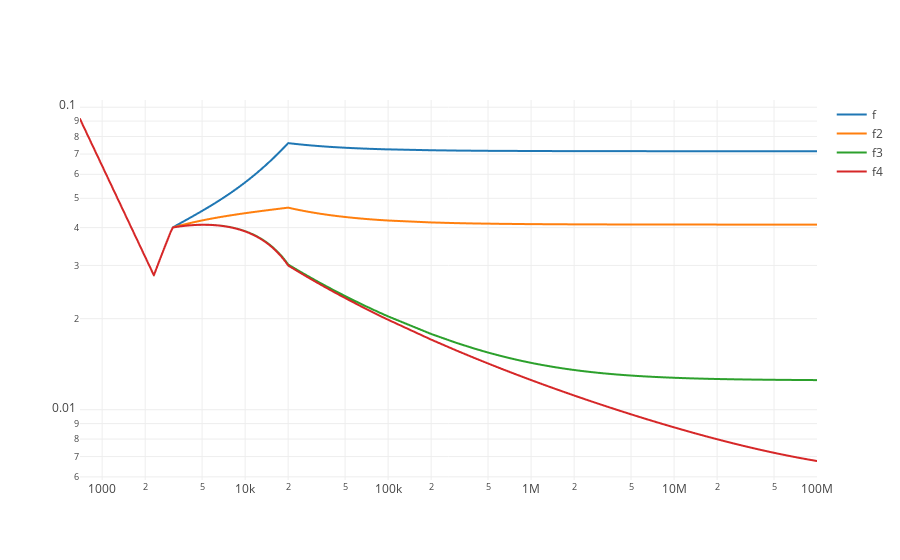

The code cell stored with this chart in its notebook:
### Markdown cell above
Построение графика (долго)

### Code cell
trace = go.Scattergl(
    x = re_list,
    y = f_list,
    name = 'f',
    mode = 'lines'
)

trac2 = go.Scattergl(
    x = re_list,
    y = f_list2,
    name = 'f2',
    mode = 'lines'
)

trac3 = go.Scattergl(
    x = re_list,
    y = f_llst3,
    name = 'f3' ,
    mode = 'lines'
)

trac4 = go.Scattergl(
    x = re_list,
    y = f_llst4,
    name = 'f4' ,
    mode = 'lines'
)




data = [trace, trac2, trac3, trac4]


plot()

### Figure 1 — Plotly figure (JSON) as saved in the notebook; plotly's stock layout.template omitted (floating-point values rounded to 4 significant figures; data arrays with more than 128 entries replaced by an {"elided": "..."} marker saying what was removed)
{"data": [{"mode": "lines", "name": "f", "type": "scattergl", "uid": "ce62ca26-ea49-426b-83e4-a5d06a9413e1", "x": {"elided": "1284 int values"}, "y": {"elided": "1284 float values"}}, {"mode": "lines", "name": "f2", "type": "scattergl", "uid": "7ce1de79-4a90-4233-b299-53146fe64b96", "x": {"elided": "1284 int values"}, "y": {"elided": "1284 float values"}}, {"mode": "lines", "name": "f3", "type": "scattergl", "uid": "ddcfc748-7c27-4a34-8859-be82022401eb", "x": {"elided": "1284 int values"}, "y": {"elided": "1284 float values"}}, {"mode": "lines", "name": "f4", "type": "scattergl", "uid": "5b03c2e2-ac3f-4158-a33e-5f9c9bdfd473", "x": {"elided": "1284 int values"}, "y": {"elided": "1284 float values"}}], "layout": {"xaxis": {"autorange": true, "type": "log"}, "yaxis": {"autorange": true, "type": "log"}}}
